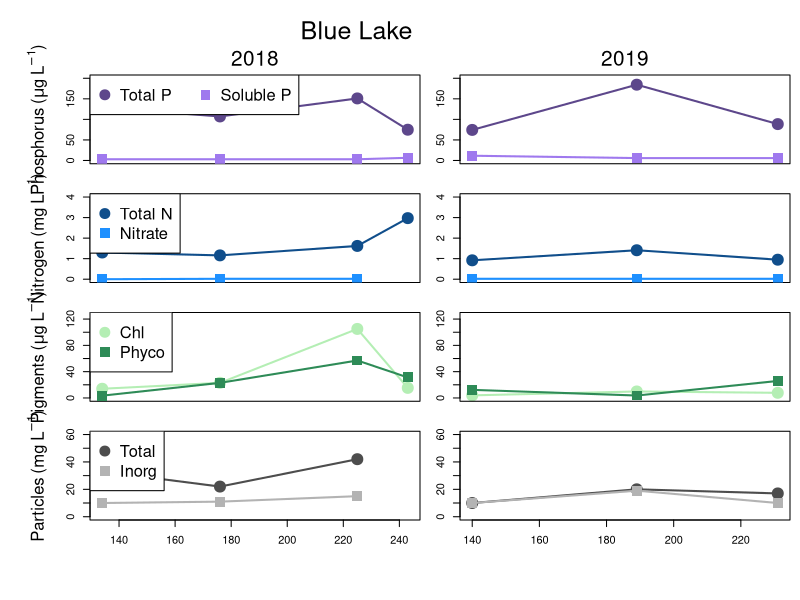
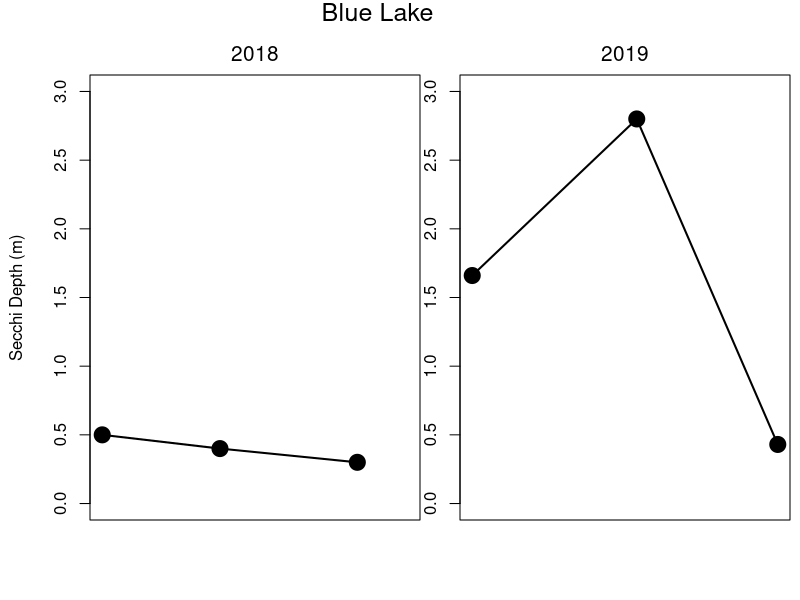

These figures' R source, in order:
setwd("C:/Users/wilkinso/Box Sync/Carp Removal & Phosphorus Project/2019 Annual Report")

c19 = read.csv("P19_WQ_2019.csv")
c18 = read.csv("P18_WQ_2018.csv")


windows(height=8, width=6)
par(mfrow=c(4,2), omi=c(0.5,0.5,0.75,0.1), mai=c(0.3,0.4,0,0))

#Total P
plot(c18[c18$LakeID==12 & c18$Depth=="Epi", "DOY"], c18[c18$LakeID==12 & c18$Depth=="Epi", "TP_ugL"], 
     type="o", pch=19, col="mediumpurple4", ylim=c(0,200), cex=2, lwd=2, xaxt="n")
mtext(side=3, line=2.5, "                             Blue Lake", cex=1.5)
mtext(side=3, line=0.5, "2018", cex=1.25); mtext(side=2, line=3, expression(Phosphorus~"("*mu*g~L^-1*")"))
legend("topleft", legend=c("Total P", "Soluble P"), pch=c(19,15), pt.cex=2, col=c("mediumpurple4", "mediumpurple2"), cex=1.5, horiz=T)
points(c18[c18$LakeID==12 & c18$Depth=="Epi", "DOY"], c18[c18$LakeID==12 & c18$Depth=="Epi", "SRP_ugL"], 
       type="o", pch=15, col="mediumpurple2", cex=2, lwd=2)
plot(c19[c19$LakeNumber==12 & c19$Depth=="Epi", "DOY"], c19[c19$LakeNumber==12 & c19$Depth=="Epi", "TP_ugL"], 
     type="o", pch=19, col="mediumpurple4", ylim=c(0,200), cex=2, lwd=2, xaxt="n")
mtext(side=3, line=0.5, "2019", cex=1.25)
points(c19[c19$LakeNumber==12 & c19$Depth=="Epi", "DOY"], c19[c19$LakeNumber==12 & c19$Depth=="Epi", "SRP_ugL"], 
       type="o", pch=15, col="mediumpurple2", cex=2, lwd=2)


#Total N and Nitrate
plot(c18[c18$LakeID==12 & c18$Depth=="Epi", "DOY"], c18[c18$LakeID==12 & c18$Depth=="Epi", "TN_mgL"], 
     type="o", pch=19, col="dodgerblue4", ylim=c(0,4), cex=2, lwd=2, xaxt="n")
mtext(side=2, line=3, expression(Nitrogen~"("*mg~L^-1*")"))
legend("topleft", legend=c("Total N", "Nitrate"), pch=c(19,15), pt.cex=2, col=c("dodgerblue4", "dodgerblue1"), cex=1.5)
points(c18[c18$LakeID==12 & c18$Depth=="Epi", "DOY"], c18[c18$LakeID==12 & c18$Depth=="Epi", "Nitrate_mgL"], 
       type="o", pch=15, col="dodgerblue1", cex=2, lwd=2)
plot(c19[c19$LakeNumber==12 & c19$Depth=="Epi", "DOY"], c19[c19$LakeNumber==12 & c19$Depth=="Epi", "TN_mgL"], 
     type="o", pch=19, col="dodgerblue4", ylim=c(0,4), cex=2, lwd=2, xaxt="n")
points(c19[c19$LakeNumber==12 & c19$Depth=="Epi", "DOY"], c19[c19$LakeNumber==12 & c19$Depth=="Epi", "Nitrate_mgL"], 
       type="o", pch=15, col="dodgerblue1", cex=2, lwd=2)


#Pigments
plot(c18[c18$LakeID==12 & c18$Depth=="Epi", "DOY"], c18[c18$LakeID==12 & c18$Depth=="Epi", "Chla_ugL"], 
     type="o", pch=19, col="darkseagreen2", ylim=c(0,125), cex=2, lwd=2, xaxt="n")
mtext(side=2, line=3, expression(Pigments~"("*mu*g~L^-1*")"))
legend("topleft", legend=c("Chl", "Phyco"), pch=c(19,15), pt.cex=2, col=c("darkseagreen2", "seagreen4"), cex=1.5)
points(c18[c18$LakeID==12 & c18$Depth=="Epi", "DOY"], c18[c18$LakeID==12 & c18$Depth=="Epi", "Phyco_ugL"], 
       type="o", pch=15, col="seagreen4", cex=2, lwd=2)
plot(c19[c19$LakeNumber==12 & c19$Depth=="Epi", "DOY"], c19[c19$LakeNumber==12 & c19$Depth=="Epi", "Chl_ugL"], 
     type="o", pch=19, col="darkseagreen2", ylim=c(0,125), cex=2, lwd=2, xaxt="n")
points(c19[c19$LakeNumber==12 & c19$Depth=="Epi", "DOY"], c19[c19$LakeNumber==12 & c19$Depth=="Epi", "Phyco_ugL"], 
       type="o", pch=15, col="seagreen4", cex=2, lwd=2)


#TSS and ISS
plot(c18[c18$LakeID==12 & c18$Depth=="Epi", "DOY"], c18[c18$LakeID==12 & c18$Depth=="Epi", "TSS_mgL"], 
     type="o", pch=19, col="gray30", ylim=c(0,60), cex=2, lwd=2)
mtext(side=2, line=3, expression(Particles~"("*mg~L^-1*")"))
legend("topleft", legend=c("Total", "Inorg"), pch=c(19,15), pt.cex=2, col=c("gray30", "gray70"), cex=1.5)
points(c18[c18$LakeID==12 & c18$Depth=="Epi", "DOY"], c18[c18$LakeID==12 & c18$Depth=="Epi", "ISS_mgL"], 
       type="o", pch=15, col="gray70", cex=2, lwd=2)
plot(c19[c19$LakeNumber==12 & c19$Depth=="Epi", "DOY"], c19[c19$LakeNumber==12 & c19$Depth=="Epi", "TSS_mgL"], 
     type="o", pch=19, col="gray30", ylim=c(0,60), cex=2, lwd=2)
points(c19[c19$LakeNumber==12 & c19$Depth=="Epi", "DOY"], c19[c19$LakeNumber==12 & c19$Depth=="Epi", "ISS_mgL"], 
       type="o", pch=15, col="gray70", cex=2, lwd=2)




# SECCHI DATA
windows(height=3.5, width=6)
par(mfrow=c(1,2), omi=c(0.5,0.5,0.75,0.1), mai=c(0.3,0.4,0,0))
plot(c18[c18$LakeID==12 & c18$Depth=="Epi", "DOY"], c18[c18$LakeID==12 & c18$Depth=="Epi", "Secchi_m"], 
     type="o", pch=19, col="black", ylim=c(0,3), cex=2, lwd=2, xaxt="n")
mtext(side=3, line=2.5, "                                   Blue Lake", cex=1.5)
mtext(side=3, line=0.5, "2018", cex=1.25); mtext(side=2, line=3, expression(Secchi~Depth~"("*m*")"))

plot(c19[c19$LakeNumber==12 & c19$Depth=="Epi", "DOY"], c19[c19$LakeNumber==12 & c19$Depth=="Epi", "Secchi_m"], 
     type="o", pch=19, col="black", ylim=c(0,3), cex=2, lwd=2, xaxt="n")
mtext(side=3, line=0.5, "2019", cex=1.25)